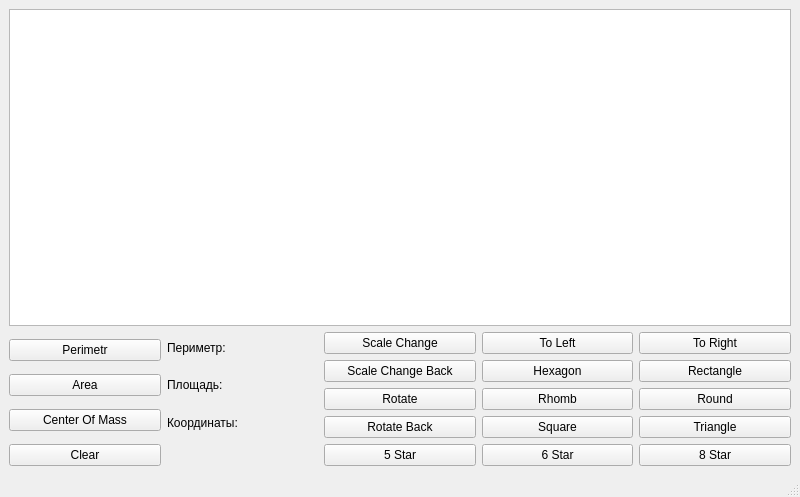
<?xml version="1.0" encoding="UTF-8"?>
<ui version="4.0">
 <class>MainWindow</class>
 <widget class="QMainWindow" name="MainWindow">
  <property name="geometry">
   <rect>
    <x>0</x>
    <y>0</y>
    <width>800</width>
    <height>497</height>
   </rect>
  </property>
  <property name="windowTitle">
   <string>MainWindow</string>
  </property>
  <widget class="QWidget" name="centralwidget">
   <layout class="QGridLayout" name="gridLayout">
    <item row="1" column="2" rowspan="4">
     <layout class="QVBoxLayout" name="verticalLayout_3">
      <item>
       <widget class="QPushButton" name="ScaleChange">
        <property name="text">
         <string>Scale Change</string>
        </property>
       </widget>
      </item>
      <item>
       <widget class="QPushButton" name="ScaleChangeBack">
        <property name="text">
         <string>Scale Change Back</string>
        </property>
       </widget>
      </item>
      <item>
       <widget class="QPushButton" name="Rotate">
        <property name="text">
         <string>Rotate</string>
        </property>
       </widget>
      </item>
      <item>
       <widget class="QPushButton" name="RotateBack">
        <property name="text">
         <string>Rotate Back</string>
        </property>
       </widget>
      </item>
     </layout>
    </item>
    <item row="2" column="4">
     <widget class="QPushButton" name="Rectangle">
      <property name="text">
       <string>Rectangle</string>
      </property>
     </widget>
    </item>
    <item row="1" column="4">
     <widget class="QPushButton" name="toLeft">
      <property name="text">
       <string>To Right</string>
      </property>
     </widget>
    </item>
    <item row="1" column="0" rowspan="4">
     <layout class="QVBoxLayout" name="verticalLayout_2">
      <item>
       <widget class="QPushButton" name="Perimetr">
        <property name="text">
         <string>Perimetr</string>
        </property>
       </widget>
      </item>
      <item>
       <widget class="QPushButton" name="Area">
        <property name="enabled">
         <bool>true</bool>
        </property>
        <property name="text">
         <string>Area</string>
        </property>
       </widget>
      </item>
      <item>
       <widget class="QPushButton" name="CenterOfMass">
        <property name="text">
         <string>Center Of Mass</string>
        </property>
       </widget>
      </item>
     </layout>
    </item>
    <item row="1" column="3">
     <widget class="QPushButton" name="toRight">
      <property name="text">
       <string>To Left</string>
      </property>
     </widget>
    </item>
    <item row="1" column="1" rowspan="4">
     <layout class="QVBoxLayout" name="verticalLayout">
      <item>
       <widget class="QLabel" name="label">
        <property name="text">
         <string>Периметр:</string>
        </property>
       </widget>
      </item>
      <item>
       <widget class="QLabel" name="label_2">
        <property name="text">
         <string>Площадь:</string>
        </property>
       </widget>
      </item>
      <item>
       <widget class="QLabel" name="label_3">
        <property name="text">
         <string>Координаты:</string>
        </property>
       </widget>
      </item>
     </layout>
    </item>
    <item row="4" column="3">
     <widget class="QPushButton" name="Square">
      <property name="text">
       <string>Square</string>
      </property>
     </widget>
    </item>
    <item row="3" column="3">
     <widget class="QPushButton" name="Rhomb">
      <property name="text">
       <string>Rhomb</string>
      </property>
     </widget>
    </item>
    <item row="3" column="4">
     <widget class="QPushButton" name="Round">
      <property name="text">
       <string>Round</string>
      </property>
     </widget>
    </item>
    <item row="4" column="4">
     <widget class="QPushButton" name="Triangle">
      <property name="text">
       <string>Triangle</string>
      </property>
     </widget>
    </item>
    <item row="0" column="0" colspan="5">
     <widget class="QGraphicsView" name="graphicsView"/>
    </item>
    <item row="2" column="3">
     <widget class="QPushButton" name="Hexagon">
      <property name="text">
       <string>Hexagon</string>
      </property>
     </widget>
    </item>
    <item row="5" column="2">
     <widget class="QPushButton" name="FivePointedStar">
      <property name="text">
       <string>5 Star</string>
      </property>
     </widget>
    </item>
    <item row="5" column="3">
     <widget class="QPushButton" name="SixPointedStar">
      <property name="text">
       <string>6 Star</string>
      </property>
     </widget>
    </item>
    <item row="5" column="4">
     <widget class="QPushButton" name="EightPointedStar">
      <property name="text">
       <string>8 Star</string>
      </property>
     </widget>
    </item>
    <item row="5" column="0">
     <widget class="QPushButton" name="Clear">
      <property name="text">
       <string>Clear</string>
      </property>
     </widget>
    </item>
   </layout>
  </widget>
  <widget class="QMenuBar" name="menubar">
   <property name="geometry">
    <rect>
     <x>0</x>
     <y>0</y>
     <width>800</width>
     <height>22</height>
    </rect>
   </property>
  </widget>
  <widget class="QStatusBar" name="statusbar"/>
 </widget>
 <resources/>
 <connections/>
</ui>
